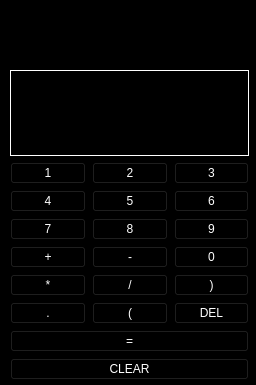
<?xml version="1.0" encoding="UTF-8"?>
<ui version="4.0">
 <class>Form</class>
 <widget class="QWidget" name="Form">
  <property name="geometry">
   <rect>
    <x>0</x>
    <y>0</y>
    <width>256</width>
    <height>385</height>
   </rect>
  </property>
  <property name="windowTitle">
   <string>Form</string>
  </property>
  <property name="styleSheet">
   <string notr="true">background-color: rgb(0, 0, 0);
</string>
  </property>
  <widget class="QWidget" name="gridLayoutWidget">
   <property name="geometry">
    <rect>
     <x>10</x>
     <y>70</y>
     <width>239</width>
     <height>310</height>
    </rect>
   </property>
   <layout class="QGridLayout" name="gridLayout">
    <property name="sizeConstraint">
     <enum>QLayout::SetDefaultConstraint</enum>
    </property>
    <item row="2" column="1">
     <widget class="QPushButton" name="numero5">
      <property name="styleSheet">
       <string notr="true">QPushButton{
	font: 75 8pt &quot;MS Shell Dlg 2&quot;;
	color: rgb(255, 255, 255);
	background-color: rgb(0, 0, 0);

	
}
QPushButton:hover{
	background-color: rgb(255, 0, 0);
	color: rgb(255, 255, 0);
}</string>
      </property>
      <property name="text">
       <string>5</string>
      </property>
     </widget>
    </item>
    <item row="5" column="1">
     <widget class="QPushButton" name="division">
      <property name="styleSheet">
       <string notr="true">QPushButton{
	font: 75 8pt &quot;MS Shell Dlg 2&quot;;
	color: rgb(255, 255, 255);
	background-color: rgb(0, 0, 0);

}
QPushButton:hover{
	background-color: rgb(85, 0, 255);
	color: rgb(255, 255, 255);
}</string>
      </property>
      <property name="text">
       <string>/</string>
      </property>
     </widget>
    </item>
    <item row="3" column="1">
     <widget class="QPushButton" name="numero8">
      <property name="styleSheet">
       <string notr="true">QPushButton{
	font: 75 8pt &quot;MS Shell Dlg 2&quot;;
	color: rgb(255, 255, 255);
	background-color: rgb(0, 0, 0);

	
}
QPushButton:hover{
	background-color: rgb(255, 0, 0);
	color: rgb(255, 255, 0);
}</string>
      </property>
      <property name="text">
       <string>8</string>
      </property>
     </widget>
    </item>
    <item row="5" column="0">
     <widget class="QPushButton" name="multi">
      <property name="styleSheet">
       <string notr="true">QPushButton{
	font: 75 8pt &quot;MS Shell Dlg 2&quot;;
	color: rgb(255, 255, 255);
	background-color: rgb(0, 0, 0);

}
QPushButton:hover{
	background-color: rgb(85, 0, 255);
	color: rgb(255, 255, 255);
}</string>
      </property>
      <property name="text">
       <string>*</string>
      </property>
     </widget>
    </item>
    <item row="1" column="1">
     <widget class="QPushButton" name="numero2">
      <property name="styleSheet">
       <string notr="true">QPushButton{
	font: 75 8pt &quot;MS Shell Dlg 2&quot;;
	color: rgb(255, 255, 255);
	background-color: rgb(0, 0, 0);	
}
QPushButton:hover{
	background-color: rgb(255, 0, 0);
	color: rgb(255, 255, 0);
}</string>
      </property>
      <property name="text">
       <string>2</string>
      </property>
     </widget>
    </item>
    <item row="2" column="2">
     <widget class="QPushButton" name="numero6">
      <property name="styleSheet">
       <string notr="true">QPushButton{
	font: 75 8pt &quot;MS Shell Dlg 2&quot;;
	color: rgb(255, 255, 255);
	background-color: rgb(0, 0, 0);

	
}
QPushButton:hover{
	background-color: rgb(255, 0, 0);
	color: rgb(255, 255, 0);
}</string>
      </property>
      <property name="text">
       <string>6</string>
      </property>
     </widget>
    </item>
    <item row="9" column="0" colspan="3">
     <widget class="QPushButton" name="limpiar">
      <property name="styleSheet">
       <string notr="true">QPushButton{
	font: 75 8pt &quot;MS Shell Dlg 2&quot;;
	color: rgb(255, 255, 255);
	background-color: rgb(0, 0, 0);

}
QPushButton:hover{
	color: rgb(0, 0, 0);
	background-color: rgb(255, 255, 0);
}</string>
      </property>
      <property name="text">
       <string>CLEAR</string>
      </property>
     </widget>
    </item>
    <item row="4" column="1">
     <widget class="QPushButton" name="menos">
      <property name="styleSheet">
       <string notr="true">QPushButton{
	font: 75 8pt &quot;MS Shell Dlg 2&quot;;
	color: rgb(255, 255, 255);
	background-color: rgb(0, 0, 0);

}
QPushButton:hover{
	background-color: rgb(85, 0, 255);
	color: rgb(255, 255, 255);
}</string>
      </property>
      <property name="text">
       <string>-</string>
      </property>
     </widget>
    </item>
    <item row="2" column="0">
     <widget class="QPushButton" name="numero4">
      <property name="styleSheet">
       <string notr="true">QPushButton{
	font: 75 8pt &quot;MS Shell Dlg 2&quot;;
	color: rgb(255, 255, 255);
	background-color: rgb(0, 0, 0);

	
}
QPushButton:hover{
	background-color: rgb(255, 0, 0);
	color: rgb(255, 255, 0);
}</string>
      </property>
      <property name="text">
       <string>4</string>
      </property>
     </widget>
    </item>
    <item row="6" column="1">
     <widget class="QPushButton" name="parentesisizq">
      <property name="styleSheet">
       <string notr="true">QPushButton{
	font: 75 8pt &quot;MS Shell Dlg 2&quot;;
	color: rgb(255, 255, 255);
	background-color: rgb(0, 0, 0);

}
QPushButton:hover{
	background-color: rgb(85, 0, 255);
	color: rgb(255, 255, 255);
}</string>
      </property>
      <property name="text">
       <string>(</string>
      </property>
     </widget>
    </item>
    <item row="3" column="0">
     <widget class="QPushButton" name="numero7">
      <property name="styleSheet">
       <string notr="true">QPushButton{
	font: 75 8pt &quot;MS Shell Dlg 2&quot;;
	color: rgb(255, 255, 255);
	background-color: rgb(0, 0, 0);

	
}
QPushButton:hover{
	background-color: rgb(255, 0, 0);
	color: rgb(255, 255, 0);
}</string>
      </property>
      <property name="text">
       <string>7</string>
      </property>
     </widget>
    </item>
    <item row="6" column="0">
     <widget class="QPushButton" name="punto">
      <property name="styleSheet">
       <string notr="true">QPushButton{
	font: 75 8pt &quot;MS Shell Dlg 2&quot;;
	color: rgb(255, 255, 255);
	background-color: rgb(0, 0, 0);

}
QPushButton:hover{
	background-color: rgb(85, 0, 255);
	color: rgb(255, 255, 255);
}</string>
      </property>
      <property name="text">
       <string>.</string>
      </property>
     </widget>
    </item>
    <item row="4" column="0">
     <widget class="QPushButton" name="mas">
      <property name="styleSheet">
       <string notr="true">QPushButton{
	font: 75 8pt &quot;MS Shell Dlg 2&quot;;
	color: rgb(255, 255, 255);
	background-color: rgb(0, 0, 0);

}
QPushButton:hover{
	background-color: rgb(85, 0, 255);
	color: rgb(255, 255, 255);
}</string>
      </property>
      <property name="text">
       <string>+</string>
      </property>
     </widget>
    </item>
    <item row="1" column="0">
     <widget class="QPushButton" name="numero1">
      <property name="toolTip">
       <string>&lt;html&gt;&lt;head/&gt;&lt;body&gt;&lt;p&gt;&lt;br/&gt;&lt;/p&gt;&lt;/body&gt;&lt;/html&gt;</string>
      </property>
      <property name="styleSheet">
       <string notr="true">QPushButton{
	font: 75 8pt &quot;MS Shell Dlg 2&quot;;
	color: rgb(255, 255, 255);
	background-color: rgb(0, 0, 0);	
}
QPushButton:hover{
	background-color: rgb(255, 0, 0);
	color: rgb(255, 255, 0);
}</string>
      </property>
      <property name="text">
       <string>1</string>
      </property>
     </widget>
    </item>
    <item row="3" column="2">
     <widget class="QPushButton" name="numero9">
      <property name="styleSheet">
       <string notr="true">QPushButton{
	font: 75 8pt &quot;MS Shell Dlg 2&quot;;
	color: rgb(255, 255, 255);
	background-color: rgb(0, 0, 0);

	
}
QPushButton:hover{
	background-color: rgb(255, 0, 0);
	color: rgb(255, 255, 0);
}</string>
      </property>
      <property name="text">
       <string>9</string>
      </property>
     </widget>
    </item>
    <item row="1" column="2">
     <widget class="QPushButton" name="numero3">
      <property name="styleSheet">
       <string notr="true">QPushButton{
	font: 75 8pt &quot;MS Shell Dlg 2&quot;;
	color: rgb(255, 255, 255);
	background-color: rgb(0, 0, 0);

	
}
QPushButton:hover{
	background-color: rgb(255, 0, 0);
	color: rgb(255, 255, 0);
}</string>
      </property>
      <property name="text">
       <string>3</string>
      </property>
     </widget>
    </item>
    <item row="0" column="0" colspan="3">
     <widget class="QLabel" name="resultado">
      <property name="font">
       <font>
        <family>MS Shell Dlg 2</family>
        <pointsize>28</pointsize>
        <weight>9</weight>
        <italic>false</italic>
        <bold>false</bold>
       </font>
      </property>
      <property name="styleSheet">
       <string notr="true">font: 75 28pt &quot;MS Shell Dlg 2&quot;;
color: rgb(255, 255, 255);</string>
      </property>
      <property name="frameShape">
       <enum>QFrame::Box</enum>
      </property>
      <property name="text">
       <string/>
      </property>
      <property name="alignment">
       <set>Qt::AlignCenter</set>
      </property>
     </widget>
    </item>
    <item row="4" column="2">
     <widget class="QPushButton" name="numero0">
      <property name="styleSheet">
       <string notr="true">QPushButton{
	font: 75 8pt &quot;MS Shell Dlg 2&quot;;
	color: rgb(255, 255, 255);
	background-color: rgb(0, 0, 0);

	
}
QPushButton:hover{
	background-color: rgb(255, 0, 0);
	color: rgb(255, 255, 0);
}</string>
      </property>
      <property name="text">
       <string>0</string>
      </property>
     </widget>
    </item>
    <item row="5" column="2">
     <widget class="QPushButton" name="parentesisder">
      <property name="styleSheet">
       <string notr="true">QPushButton{
	font: 75 8pt &quot;MS Shell Dlg 2&quot;;
	color: rgb(255, 255, 255);
	background-color: rgb(0, 0, 0);

}
QPushButton:hover{
	background-color: rgb(85, 0, 255);
	color: rgb(255, 255, 255);
}</string>
      </property>
      <property name="text">
       <string>)</string>
      </property>
     </widget>
    </item>
    <item row="6" column="2">
     <widget class="QPushButton" name="borraruno">
      <property name="styleSheet">
       <string notr="true">QPushButton{
	font: 75 8pt &quot;MS Shell Dlg 2&quot;;
	color: rgb(255, 255, 255);
	background-color: rgb(0, 0, 0);

}
QPushButton:hover{
	color: rgb(0, 0, 0);
	background-color: rgb(255, 255, 0);
}</string>
      </property>
      <property name="text">
       <string>DEL</string>
      </property>
     </widget>
    </item>
    <item row="8" column="0" colspan="3">
     <widget class="QPushButton" name="igual">
      <property name="cursor">
       <cursorShape>ArrowCursor</cursorShape>
      </property>
      <property name="mouseTracking">
       <bool>false</bool>
      </property>
      <property name="tabletTracking">
       <bool>false</bool>
      </property>
      <property name="focusPolicy">
       <enum>Qt::NoFocus</enum>
      </property>
      <property name="styleSheet">
       <string notr="true">QPushButton{
	font: 75 8pt &quot;MS Shell Dlg 2&quot;;
	color: rgb(255, 255, 255);
	background-color: rgb(0, 0, 0);

}
QPushButton:hover{
	color: rgb(255, 255, 255);
	background-color: rgb(0, 170, 0);
}</string>
      </property>
      <property name="text">
       <string>=</string>
      </property>
      <property name="checkable">
       <bool>false</bool>
      </property>
      <property name="checked">
       <bool>false</bool>
      </property>
      <property name="autoDefault">
       <bool>false</bool>
      </property>
      <property name="default">
       <bool>false</bool>
      </property>
      <property name="flat">
       <bool>false</bool>
      </property>
     </widget>
    </item>
   </layout>
  </widget>
  <widget class="QWidget" name="layoutWidget">
   <property name="geometry">
    <rect>
     <x>40</x>
     <y>10</y>
     <width>181</width>
     <height>41</height>
    </rect>
   </property>
   <layout class="QHBoxLayout" name="horizontalLayout">
    <item>
     <widget class="QLabel" name="imagen1">
      <property name="enabled">
       <bool>false</bool>
      </property>
      <property name="autoFillBackground">
       <bool>false</bool>
      </property>
      <property name="text">
       <string/>
      </property>
      <property name="textFormat">
       <enum>Qt::PlainText</enum>
      </property>
      <property name="pixmap">
       <pixmap>multimedia/CALCU.ICO</pixmap>
      </property>
      <property name="scaledContents">
       <bool>true</bool>
      </property>
     </widget>
    </item>
    <item>
     <widget class="QLabel" name="imagen2">
      <property name="enabled">
       <bool>false</bool>
      </property>
      <property name="styleSheet">
       <string notr="true">background-color: rgb(0, 0, 0);
color: rgb(0, 0, 0);</string>
      </property>
      <property name="text">
       <string/>
      </property>
      <property name="pixmap">
       <pixmap>multimedia/CALCU.ICO</pixmap>
      </property>
      <property name="scaledContents">
       <bool>true</bool>
      </property>
     </widget>
    </item>
    <item>
     <widget class="QLabel" name="imagen3">
      <property name="enabled">
       <bool>false</bool>
      </property>
      <property name="text">
       <string/>
      </property>
      <property name="pixmap">
       <pixmap>multimedia/CALCU.ICO</pixmap>
      </property>
      <property name="scaledContents">
       <bool>true</bool>
      </property>
     </widget>
    </item>
   </layout>
  </widget>
 </widget>
 <resources/>
 <connections>
  <connection>
   <sender>limpiar</sender>
   <signal>clicked()</signal>
   <receiver>resultado</receiver>
   <slot>clear()</slot>
   <hints>
    <hint type="sourcelabel">
     <x>194</x>
     <y>283</y>
    </hint>
    <hint type="destinationlabel">
     <x>133</x>
     <y>78</y>
    </hint>
   </hints>
  </connection>
 </connections>
</ui>
